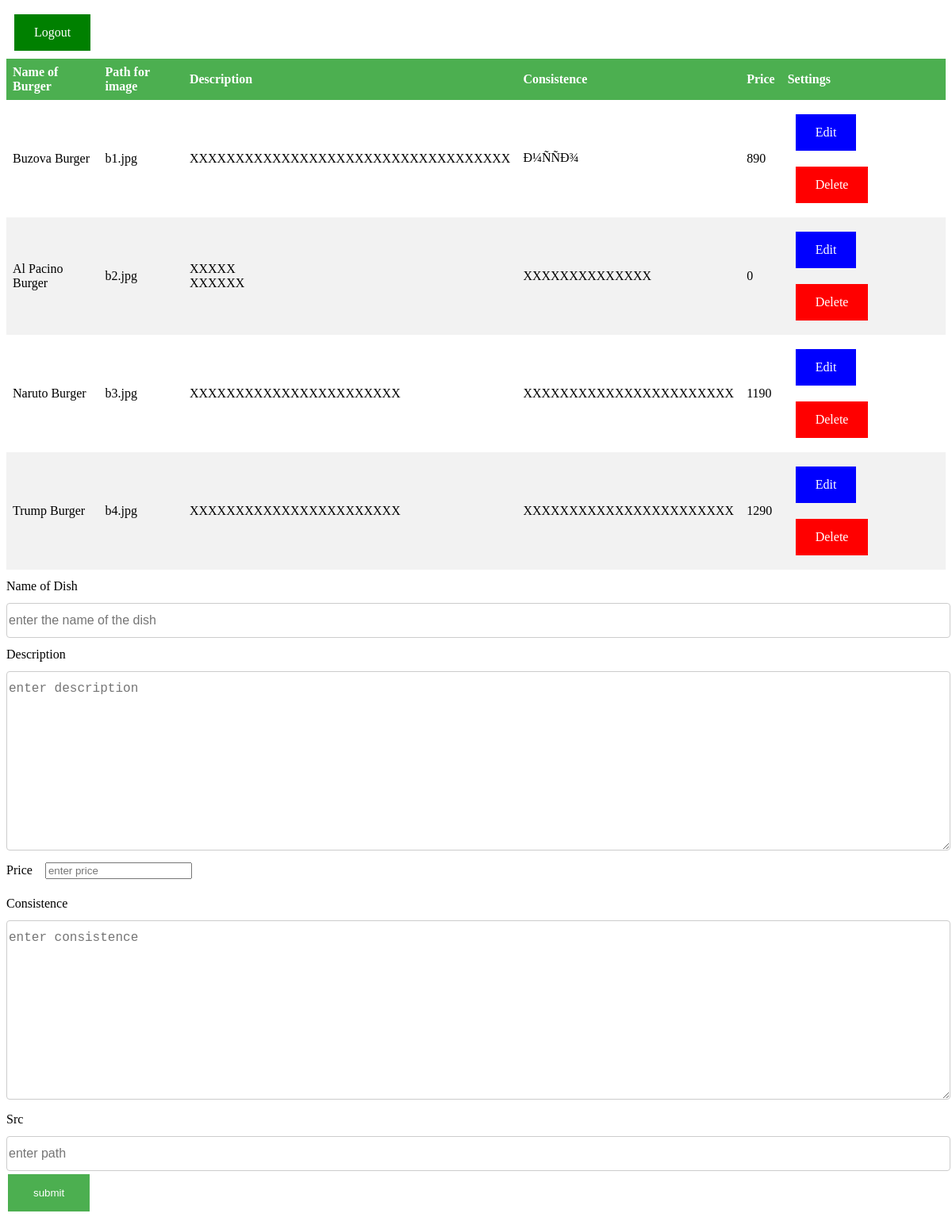
Page /project.php (signed in) on the committed database.
### tables this page shows
CREATE TABLE `burgers` (
  `id` int(10) UNSIGNED NOT NULL,
  `Name` varchar(20) NOT NULL,
  `Src` varchar(20) NOT NULL,
  `Description` text NOT NULL,
  `Consistence` text NOT NULL,
  `Price` int(10) NOT NULL
);

### operation.php (called while the page is built, shortened)
<?php
   $name ='';
   $src='';
   $update = false;
?>

### project.php (the view, shortened to what this page needs)
<!DOCTYPE html>
<html>
<head>
</head>
<body>
	<div class="logout"><a href="logout.php">Logout</a></div>
	<?php require_once 'operation.php';
	?>
	<?php
	if(!isset($_COOKIE["type"]))
{
 header("location:admin.php");
}
else{
		$dbhost = 'localhost:3306';
   		$dbuser = 'root';
   		$dbpass = '';
   		$conn = mysqli_connect($dbhost, $dbuser, $dbpass,'burgers');
   		$sql = "SELECT * FROM burgers";
   		$result = mysqli_query($conn, $sql);
   		?>
   		<div class="row">
   			<table class="table">
   				<thead>
					<tr>
						<th>Name of Burger</th>
						<th>Path for image</th>
						<th>Description</th>
						<th>Consistence</th>
						<th>Price</th>
						<th colspan="2">Settings</th>
					</tr>
   				</thead>
   				<?php
   					while ($row = $result->fetch_assoc()) {
   						echo "<tr>";
   						echo "<td>".$row['Name']."</td>";
   						echo "<td>".$row['Src']."</td>";
   						echo "<td>".$row['Description']."</td>";
   						echo "<td>".$row['Consistence']."</td>";
   						echo "<td>".$row['Price']."</td>";
   						echo "<td>";
   						echo "<a href='project.php?edit=".$row['id']."' style = 'background-color: blue;'>Edit</a>";
   						echo "<a href='operation.php?delete=".$row['id']."' style = 'background-color: red;'>Delete</a>";
   						echo "</td>";
   						echo "</tr>";
   					}
   				 ?>
   			</table>
   		</div>
<form action="operation.php" method="POST" onsubmit="return validsettings()" name="menumaker">
       <div id="data">
            <label>Name of Dish</label>
            <input type="text" name="name" value="<?php echo $name ?>" placeholder = "enter the name of the dish"><br>
            <label>Description</label>
            <textarea id = "description" name="description" placeholder = "enter description" style="height: 200px;"><?php echo $description ?></textarea>
            <br>
            <label>Price</label>
            <input type="number" name="price" placeholder = "enter price"><br>
            <label>Consistence</label>
            <textarea id = "consistence" name="consistence" placeholder = "enter consistence" style="height: 200px;"><?php echo $consistence ?></textarea>
            <br>
            <label>Src</label>
            <input type="text" name="src" value="<?php echo $src ?>" placeholder = "enter path"><br>
        </div>
			 <?php
	        		if ($update == true) {
	        			echo "<input type='submit' value='update' name='update' style = 'background-color:blue'>";
	        		}
	        		else{
	        			echo "<input type='submit' value='submit' name='submit'>";
	        		}}
	        	 ?>
     </form>
</body>
</html>

### project.php (style rules this page uses)
.logout a { right: 0; background-color:green; padding: 14px 25px; text-align: center; text-decoration: none; display: inline-block; }
a { display: inline-block; margin: 10px; }
a:link, a:visited { color: white; padding: 14px 25px; text-align: center; text-decoration: none; display: inline-block; }
input[type=submit] { background-color: #4CAF50; border: none; color: white; padding: 16px 32px; text-decoration: none; margin: 4px 2px; }
input[type=text], textarea { font-size: 16px; width: 100%; padding-top: 12px; padding-bottom: 12px; border: 1px solid #ccc; border-radius: 4px; }
label { padding: 12px 12px 12px 0; display: inline-block; }
table { border-collapse: collapse; width: 100%; }
th, td { text-align: left; padding: 8px; }
tr:nth-child(even) { background-color: #f2f2f2 }
th { background-color: #4CAF50; color: white; }

### rows in the picture
burgers: Name "Buzova Burger", Src "b1.jpg", Description "XXXXXXXXXXXXXXXXXXXXXXXXXXXXXXXXXXX", Consistence "Ð¼ÑÑÐ¾", Price "890"
burgers: Name "Al Pacino Burger", Src "b2.jpg", Description "XXXXX XXXXXX", Consistence "XXXXXXXXXXXXXX", Price "0"
burgers: Name "Naruto Burger", Src "b3.jpg", Description "XXXXXXXXXXXXXXXXXXXXXXX", Consistence "XXXXXXXXXXXXXXXXXXXXXXX", Price "1190"
burgers: Name "Trump Burger", Src "b4.jpg", Description "XXXXXXXXXXXXXXXXXXXXXXX", Consistence "XXXXXXXXXXXXXXXXXXXXXXX", Price "1290"
